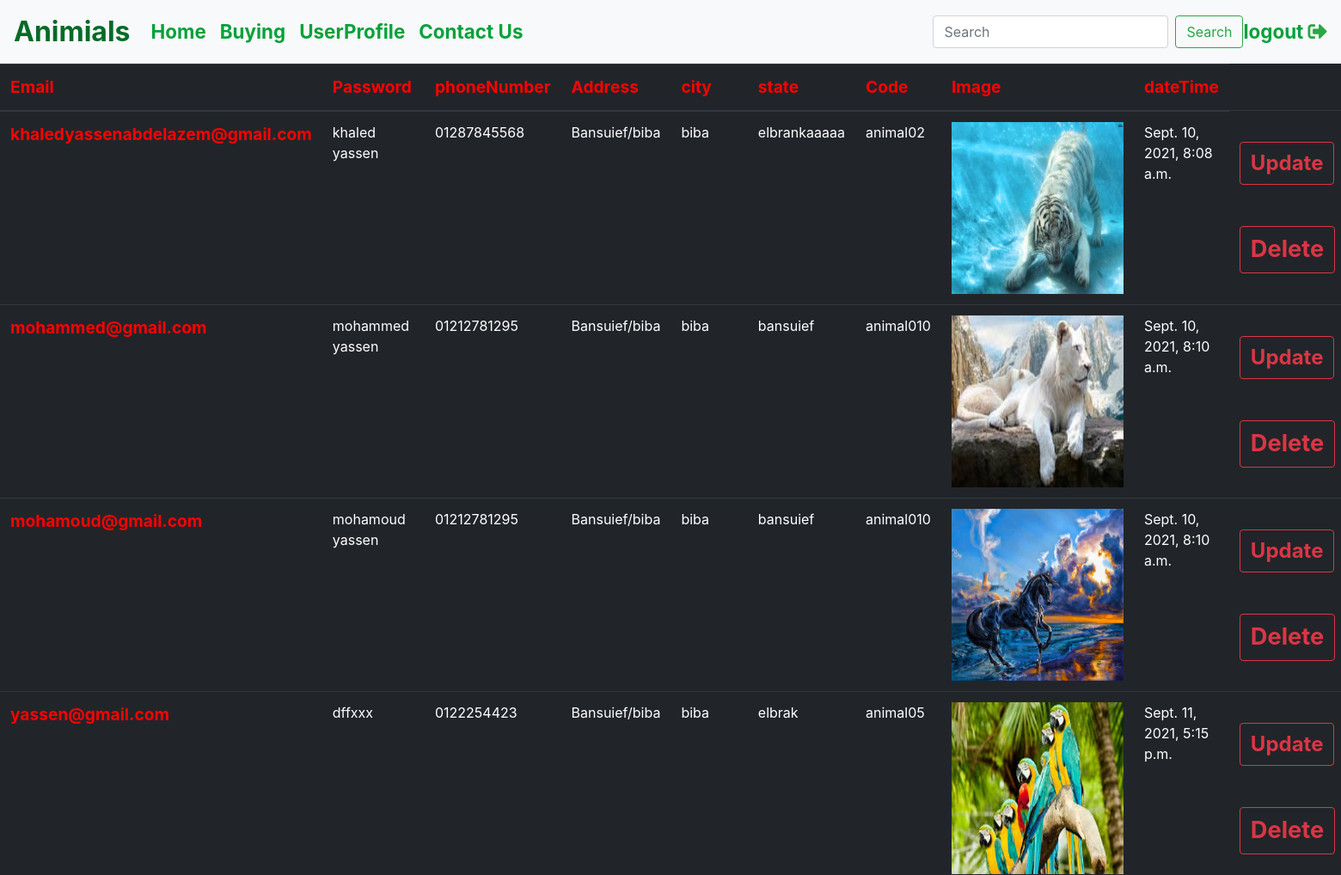
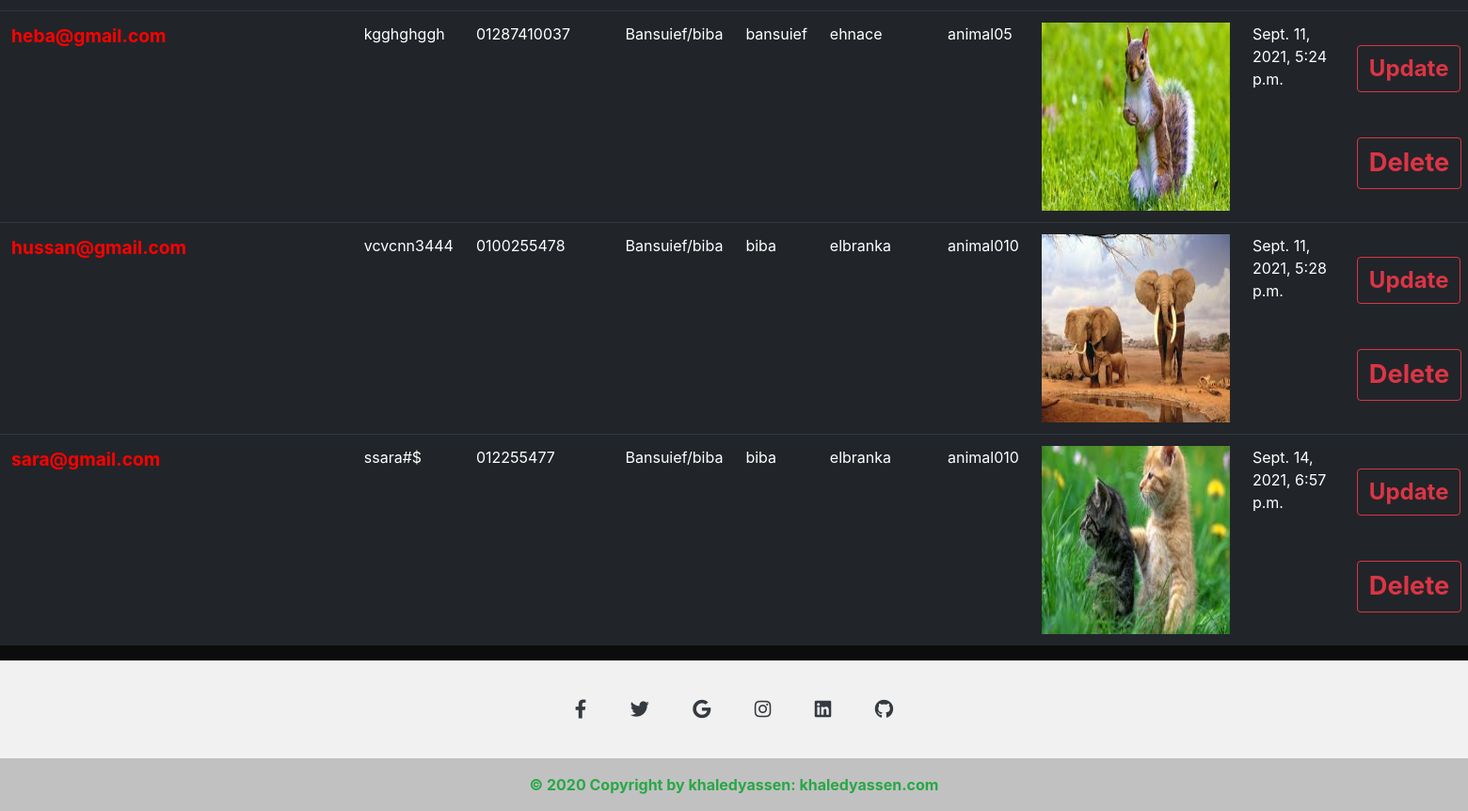
Page /products/products/ (signed in) on the committed database (2 pictures, top to bottom).
### Products/models.py (models this page shows, shortened)
class BuyingProducts(models.Model):
  Email=models.CharField(null=True,blank=True,max_length=50)
  Password=models.CharField(null=True,blank=True,max_length=50)
  phoneNumber=models.CharField(null=True,blank=True,max_length=50)
  Address=models.CharField(null=True,blank=True,max_length=50)
  city=models.CharField(null=True,blank=True,max_length=50)
  state=models.CharField(null=True,blank=True,max_length=50)
  Code=models.CharField(null=True,blank=True,max_length=50)
  Img=models.ImageField(upload_to='aniamls/',default='aniamls 10/animal7.jpg')
  dateTime=models.DateTimeField(default=datetime.now)
  class Meta:
    verbose_name='BuyingProduct'
    ordering=['dateTime']

### Products/views.py (the view)
# urls.py: path('products/',views.ShowProducts,name='SHOWPRODUCTS'),
@login_required(login_url='LOGINPAGE')
def ShowProducts(request):
  bpforms=BuyingProducts.objects.all()
  context={'bpforms':bpforms}
  return render(request,'Products/showProducts.html',context)

### templates/Products/showProducts.html (shortened to what this page needs)
{% extends 'base/base.html' %}
{% load static %}
{% block base %}
<!DOCTYPE html>
<html lang="en">
<head>
</head>
<body>
  <table class="table table-dark">
    <thead>
      <tr>
        <th scope="col" style="color:red;font-weight: bold; font-size: larger;">Email</th>
        <th scope="col" style="color:red;font-weight: bold; font-size: larger;">Password</th>
        <th scope="col" style="color:red;font-weight: bold; font-size: larger;">phoneNumber</th>
        <th scope="col" style="color:red;font-weight: bold; font-size: larger;">Address</th>
        <th scope="col" style="color:red;font-weight: bold; font-size: larger;">city</th>
        <th scope="col" style="color:red;font-weight: bold; font-size: larger;">state</th>
        <th scope="col" style="color:red;font-weight: bold; font-size: larger;">Code</th>
        <th scope="col" style="color:red;font-weight: bold; font-size: larger;">Image</th>
        <th scope="col" style="color:red;font-weight: bold; font-size: larger;">dateTime</th>
      </tr>
    </thead>
    <tbody>
      {% for data in bpforms %}
        <tr>
          <th scope="row" style="color:red;font-weight: bold; font-size: larger;">{{data.Email}}</th>
          <td>{{data.Password}}</td>
          <td>{{data.phoneNumber}}</td>
          <td>{{data.Address}}</td>
          <td>{{data.city}}</td>
          <td>{{data.state}}</td>
          <td>{{data.Code}}</td>
          <td><img src="{{data.Img.url}}" width="200px" height="200px" alt="" ></a></td>
          <td>{{data.dateTime}}</td>
          <td>
            <br>
            <a class="btn btn-outline-danger" style="font-weight: bold; font-size:1.5rem;"
            href="{% url 'UPDATERODUCTS' data.id %}">Update</a><br><br><br>
            <a class="btn btn-outline-danger" style="font-weight: bold; font-size:1.7rem;"
            href="{% url 'DELETEPRODUCTS' data.id %}">Delete</a>
          </td>
      {% endfor %}
    </tbody>
  </table>
</body>
</html>
{% endblock base %}

### templates/base/base.html (shortened to what this page needs)
{% load static %}
<!DOCTYPE html>
<html lang="en">
<head>
  <link rel="stylesheet"
  href="https://cdnjs.cloudflare.com/ajax/libs/font-awesome/5.15.3/css/all.min.css" />
  <link rel="stylesheet" href="{% static 'css/bootstrap.css' %}">
</head>
<body>
</body>
</html>
{% include 'base/header.html' %}
{% block base %}
{% endblock base %}
{% include 'base/footer.html' %}

### templates/base/header.html (shortened to what this page needs)
<!DOCTYPE html>
<html lang="en">
<head>
  <link rel="stylesheet"
  href="https://cdnjs.cloudflare.com/ajax/libs/font-awesome/5.15.3/css/all.min.css" />
</head>
<body>
  <nav class="navbar navbar-expand-lg navbar-light bg-light" style="color: crimson;">
    <a class="navbar-brand" href="{% url 'PRODUCTS' %}" style="color:rgb(4, 107, 38);;
    font-weight: bold; font-size: 2rem;">Animials</a>
    <div class="collapse navbar-collapse" id="navbarSupportedContent">
      <ul class="navbar-nav mr-auto">
        {% if request.user.is_staff %}
          <li class="nav-item">
            <a class="nav-link" style="color:rgb(6, 161, 58);font-weight: bold; font-size: 1.4rem;"
            href="{% url 'SHOWPRODUCTS' %}">Show Products</a>
          </li>
        {% else %}
          <li class="nav-item active">
            <a class="nav-link" style="color:rgb(6, 161, 58);font-weight: bold; font-size: 1.4rem;"
            href="{% url 'PRODUCTS' %}">Home <span class="sr-only">(current)</span></a>
          </li>
          <li class="nav-item">
            <a class="nav-link" style="color:rgb(6, 161, 58);font-weight: bold; font-size: 1.4rem;"
            href="{% url 'BUYING' %}">Buying</a>
          </li>
          <li class="nav-item">
            <a class="nav-link" style="color:rgb(6, 161, 58);font-weight: bold; font-size: 1.4rem;"
            href="{% url 'USERPROFILE' %}">UserProfile</a>
          </li>
          <li class="nav-item">
            <a class="nav-link" style="color:rgb(6, 161, 58);font-weight: bold; font-size: 1.4rem;"
            href="{% url 'CONTACTUS' %}">Contact Us</a>
          </li>
        {% endif %}
      </ul>
      <form class="form-inline my-2 my-lg-0">
        <input class="form-control mr-sm-2" type="search" placeholder="Search" aria-label="Search">
        <button class="btn btn-outline-success my-2 my-sm-0" type="submit">Search</button>
      </form>
    </div>
    <a href="{% url 'LOGOUT' %}" style="color:rgb(6, 161, 58);font-weight: bold; font-size: 1.4rem;">logout
      <i class="fas fa-sign-out-alt text-success"></i></a>
  </nav>
</body>
</html>

### templates/base/footer.html (shortened to what this page needs)
<!DOCTYPE html>
<html lang="en">
<head>
  <link rel="stylesheet"
  href="https://cdnjs.cloudflare.com/ajax/libs/font-awesome/5.15.3/css/all.min.css" />
</head>
<body>
  <footer class="text-center text-white" style="background-color: #f1f1f1;">
    <div class="container pt-4">
      <section class="mb-4">
        <a
          class="btn btn-link btn-floating btn-lg text-dark m-1"
          href="https://www.facebook.com/"
          role="button"
          data-mdb-ripple-color="dark"
          ><i class="fab fa-facebook-f"></i
        ></a>
        <a
          class="btn btn-link btn-floating btn-lg text-dark m-1"
          href="https://twitter.com/home"
          role="button"
          data-mdb-ripple-color="dark"
          ><i class="fab fa-twitter"></i
        ></a>
        <a
          class="btn btn-link btn-floating btn-lg text-dark m-1"
          href="https://www.google.com/"
          role="button"
          data-mdb-ripple-color="dark"
          ><i class="fab fa-google"></i
        ></a>
        <a
          class="btn btn-link btn-floating btn-lg text-dark m-1"
          href="https://www.instagram.com/"
          role="button"
          data-mdb-ripple-color="dark"
          ><i class="fab fa-instagram"></i
        ></a>
        <a
          class="btn btn-link btn-floating btn-lg text-dark m-1"
          href="https://www.linkedin.com/feed/"
          role="button"
          data-mdb-ripple-color="dark"
          ><i class="fab fa-linkedin"></i
        ></a>
        <a
          class="btn btn-link btn-floating btn-lg text-dark m-1"
          href="https://github.com/"
          role="button"
          data-mdb-ripple-color="dark"
          ><i class="fab fa-github"></i
        ></a>
      </section>
    </div>
    <div class="text-center text-success p-3" style="background-color: rgba(0, 0, 0, 0.2); font-weight: bold;
    font-size: larg;">
      © 2020 Copyright by khaledyassen:
      <a class="text-success" href="https://www.facebook.com/">khaledyassen.com</a>
    </div>
  </footer>
</body>
</html>

### templates/base/base.html (style rules this page uses)
body { background-color: rgb(12, 12, 12); }

### rows in the picture
BuyingProducts: Email "khaledyassenabdelazem@gmail.com", Password "khaled yassen", phoneNumber "01287845568", Address "Bansuief/biba", city "biba", state "elbrankaaaaa", Code "animal02", Img (picture), dateTime "Sept. 10, 2021, 8:08 a.m."
BuyingProducts: Email "mohammed@gmail.com", Password "mohammed yassen", phoneNumber "01212781295", Address "Bansuief/biba", city "biba", state "bansuief", Code "animal010", Img (picture), dateTime "Sept. 10, 2021, 8:10 a.m."
BuyingProducts: Email "mohamoud@gmail.com", Password "mohamoud yassen", phoneNumber "01212781295", Address "Bansuief/biba", city "biba", state "bansuief", Code "animal010", Img (picture), dateTime "Sept. 10, 2021, 8:10 a.m."
BuyingProducts: Email "yassen@gmail.com", Password "dffxxx", phoneNumber "0122254423", Address "Bansuief/biba", city "biba", state "elbrak", Code "animal05", Img (picture), dateTime "Sept. 11, 2021, 5:15 p.m."
BuyingProducts: Email "heba@gmail.com", Password "kgghghggh", phoneNumber "01287410037", Address "Bansuief/biba", city "bansuief", state "ehnace", Code "animal05", Img (picture), dateTime "Sept. 11, 2021, 5:24 p.m."
BuyingProducts: Email "hussan@gmail.com", Password "vcvcnn3444", phoneNumber "0100255478", Address "Bansuief/biba", city "biba", state "elbranka", Code "animal010", Img (picture), dateTime "Sept. 11, 2021, 5:28 p.m."
BuyingProducts: Email "sara@gmail.com", Password "ssara#$", phoneNumber "012255477", Address "Bansuief/biba", city "biba", state "elbranka", Code "animal010", Img (picture), dateTime "Sept. 14, 2021, 6:57 p.m."
